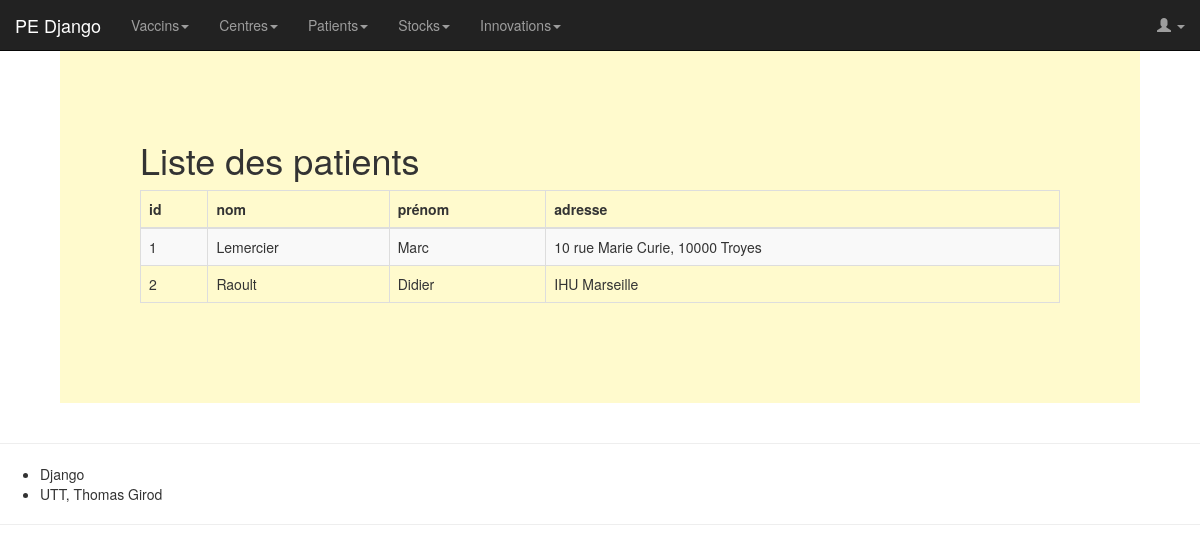
Screenshot of /patient/view_all/ with the database file from the repository.
### patient/models.py (models this page shows, shortened)
class Patient(models.Model):
    nom = models.CharField(max_length=40)
    prenom = models.CharField(max_length=40)
    adresse = models.CharField(max_length=200)

### patient/views.py (the view)
# urls.py: path('view_all/', views.view_all, name='view_all'),
def view_all(request):
    patients = Patient.objects.all()
    context = {
        'patients': patients
    }
    return render(request, 'patient/view_all.html', context)

### patient/templates/patient/view_all.html
{% extends "base.html" %}
{% block title_page %} Liste des patients {% endblock %}
{% block content %}
    <table class="table table-striped table-bordered">
        <thead>
        <tr>
            <th scope="col">id</th>
            <th scope="col">nom</th>
            <th scope="col">prénom</th>
            <th scope="col">adresse</th>
        </tr>
        </thead>
        <tbody>
        {% for patient in patients %}
        <tr>
            <td> {{ patient.id }}</td>
            <td> {{ patient.nom }}</td>
            <td> {{ patient.prenom }}</td>
            <td> {{ patient.adresse }}</td>
        </tr>
        {% endfor %}
        </tbody>
    </table>
{% endblock %}

### static/public/css/style.css (style rules this page uses)
body { background-color: white; }

### rows the page displays
Patient: id "1", nom "Lemercier", prenom "Marc", adresse "10 rue Marie Curie, 10000 Troyes"
Patient: id "2", nom "Raoult", prenom "Didier", adresse "IHU Marseille"
